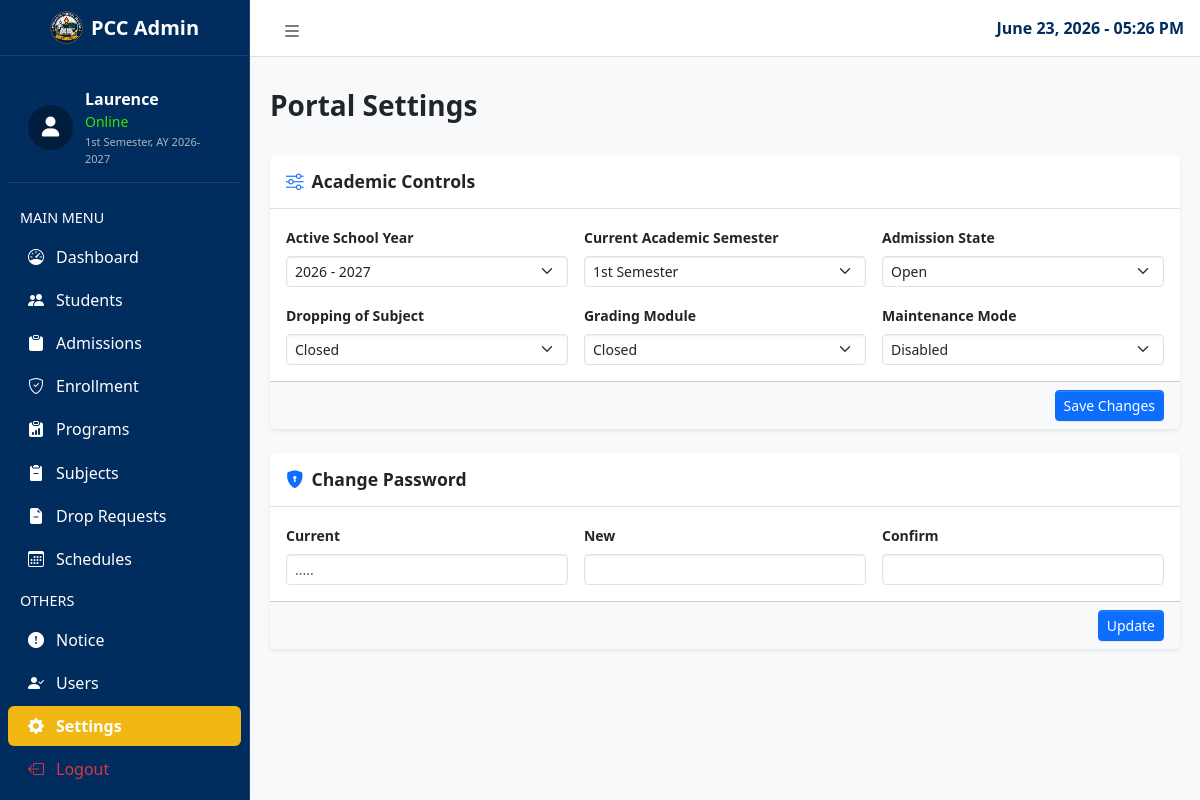
The page /admin/settings.php (signed in) on the database as committed earlier.
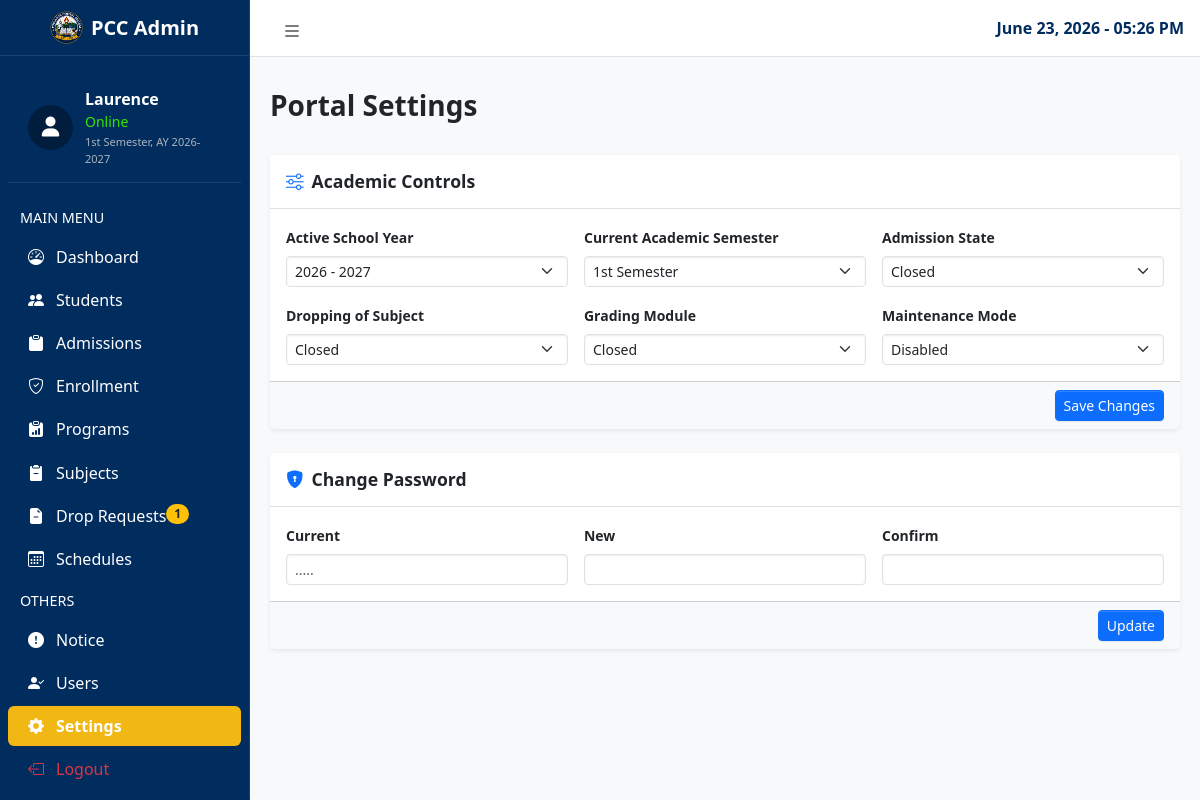
The same page on the database as committed later.
### tables this page shows
CREATE TABLE `system_settings` (
  `id` int(11) NOT NULL AUTO_INCREMENT,
  `school_year` varchar(20) NOT NULL DEFAULT '2026 - 2027',
  `semester` varchar(20) NOT NULL DEFAULT '1st Semester',
  `enrollment_status` varchar(20) NOT NULL DEFAULT 'Open',
  `grading_status` varchar(20) NOT NULL DEFAULT 'Closed',
  `system_maintenance` varchar(20) NOT NULL DEFAULT 'Disabled',
  `updated_at` timestamp NOT NULL DEFAULT current_timestamp() ON UPDATE current_timestamp(),
  `drop_subject_status` varchar(20) DEFAULT 'Open',
  PRIMARY KEY (`id`)
);

### admin/settings.php (the view, shortened to what the changed rows need)
<?php
require_once '../config/database_connect.php';
$config_file = 'portal_config.json';
$local_config = [];
if (file_exists($config_file)) {
    $local_config = json_decode(file_get_contents($config_file), true) ?? [];
}
$current_school_year = '2026-2027';
$current_semester = '1st Semester';
$enrollment_status = 'Open';
$drop_subject_status = $local_config['drop_subject_status'] ?? 'Open';
$grading_status = 'Closed';
$system_maintenance = 'Disabled';
try {
    $config_stmt = $conn->query("SELECT * FROM system_settings LIMIT 1");
    $config_data = $config_stmt->fetch(PDO::FETCH_ASSOC);
    if ($config_data) {
        $current_school_year    = $config_data['school_year'] ?? '2026-2027';
        $current_semester       = $config_data['semester'] ?? '1st Semester';
        $enrollment_status      = $config_data['enrollment_status'] ?? 'Open';
        $grading_status         = $config_data['grading_status'] ?? 'Closed';
        $system_maintenance     = $config_data['system_maintenance'] ?? 'Disabled';
    }
} catch (PDOException $e) {  }
$clean_school_year = str_replace(' - ', '-', $current_school_year);
$display_semester_year = $current_semester . ", AY " . $clean_school_year;
$pending_drop_count = 0;
try {
    $drop_count_stmt = $conn->query("SELECT COUNT(*) FROM drop_requests WHERE status = 'Pending Review'");
    $pending_drop_count = $drop_count_stmt->fetchColumn();
} catch (PDOException $e) {
    error_log("Sidebar Badges Fetch Error: " . $e->getMessage());
}
?>
<!doctype html>
<html lang="en">
<head>
    <link rel="stylesheet" href="https://cdn.jsdelivr.net/npm/overlayscrollbars@2.11.0/styles/overlayscrollbars.min.css"
 />
    <link rel="stylesheet" href="https://cdn.jsdelivr.net/npm/bootstrap-icons@1.13.1/font/bootstrap-icons.min.css"
 />
    <link rel="stylesheet" href="../assets/css/adminlte.css" />
    <link rel="stylesheet" href="https://cdnjs.cloudflare.com/ajax/libs/font-awesome/6.4.0/css/all.min.css">
</head>
<body class="fixed-header sidebar-expand-lg bg-body-tertiary">
    <div class="app-wrapper">
        <aside class="app-sidebar sidebar-bg">
            <div class="sidebar-wrapper" style="border-right: 1px solid rgba(255, 255, 255, 0.1)">
                <nav class="mt-2">
                    <div class="user-profile">
                        <div class="user-info">
                            <div class="username">
                                <?php echo htmlspecialchars($_SESSION['admin_name'] ?? 'Admin Account'); ?>
                            </div>
                            <div class="status-text small" style="color: #35e400;">Online</div>
                            <span class="sidebar-semester-text"><?php echo $display_semester_year; ?></span>
                        </div>
                    </div>
                    <ul class="nav sidebar-menu flex-column mt-3" id="navigation">
                        <li class="nav-item"><a href="drop_requests.php" class="nav-link">
                                <p>Drop Requests
                                    <?php if ($pending_drop_count > 0): ?>
                                        <span class="badge bg-warning text-dark float-end small font-bold rounded-pill"
                                            style="background-color: white"><?php echo $pending_drop_count; ?></span>
                                    <?php endif; ?>
                                </p>
                            </a></li>
                    </ul>
                </nav>
            </div>
        </aside>
        <main class="app-main">
            <div class="app-content mt-3">
                <div class="container-fluid">
                    <div class="row g-4">
                        <div class="col-12">
                            <div class="card shadow-sm border-0">
                                <form method="POST" action="settings.php">
                                    <div class="card-body bg-white text-dark">
                                        <div class="row g-3">
                                            <div class="col-md-4"><label class="form-label small fw-bold">Active School
                                                    Year</label><select name="school_year"
                                                    class="form-select form-select-sm">
                                                    <option value="2026 - 2027" <?php echo trim($current_school_year) === '2026 - 2027' ? 'selected' : ''; ?>>2026 - 2027</option>
                                                </select></div>
                                            <div class="col-md-4"><label class="form-label small fw-bold">Current
                                                    Academic Semester</label><select name="semester"
                                                    class="form-select form-select-sm">
                                                    <option value="1st Semester" <?php echo $current_semester === '1st Semester' ? 'selected' : ''; ?>>1st Semester</option>
                                                </select></div>
                                            <div class="col-md-4"><label class="form-label small fw-bold">Admission
                                                    State</label>
                                                <select name="enrollment_status" class="form-select form-select-sm"
                                                    <?php echo ($system_maintenance === 'Enabled') ? 'disabled style="background-color: #e9ecef; cursor: not-allowed;"' : ''; ?>>
                                                    <option value="Open" <?php echo $enrollment_status === 'Open' ? 'selected' : ''; ?>>Open</option>
                                                    <option value="Closed" <?php echo $enrollment_status === 'Closed' ? 'selected' : ''; ?>>Closed</option>
                                                </select>
                                            </div>
                                            <div class="col-md-4"><label class="form-label small fw-bold">Dropping of
                                                    Subject</label>
                                                <select name="drop_subject_status" class="form-select form-select-sm"
                                                    <?php echo ($system_maintenance === 'Enabled') ? 'disabled style="background-color: #e9ecef; cursor: not-allowed;"' : ''; ?>>
                                                    <option value="Closed" <?php echo $drop_subject_status === 'Closed' ? 'selected' : ''; ?>>Closed</option>
                                                </select>
                                            </div>
                                            <div class="col-md-4"><label class="form-label small fw-bold">Grading
                                                    Module</label><select name="grading_status"
                                                    class="form-select form-select-sm">
                                                    <option value="Closed" <?php echo $grading_status === 'Closed' ? 'selected' : ''; ?>>Closed</option>
                                                </select></div>
                                            <div class="col-md-4"><label class="form-label small fw-bold">Maintenance
                                                    Mode</label><select name="system_maintenance"
                                                    class="form-select form-select-sm">
                                                    <option value="Disabled" <?php echo $system_maintenance === 'Disabled' ? 'selected' : ''; ?>>Disabled</option>
                                                </select></div>
                                        </div>
                                    </div>
                                </form>
                            </div>
                        </div>
                    </div>
                </div>
            </div>
        </main>
    </div>
</body>
</html>

Rows that differ between the two databases and show on the page:
changed system_settings "1st Semester": enrollment_status "Open" → "Closed"
Other text that changed with them:
$pending_drop_count: (not shown) → "1"
